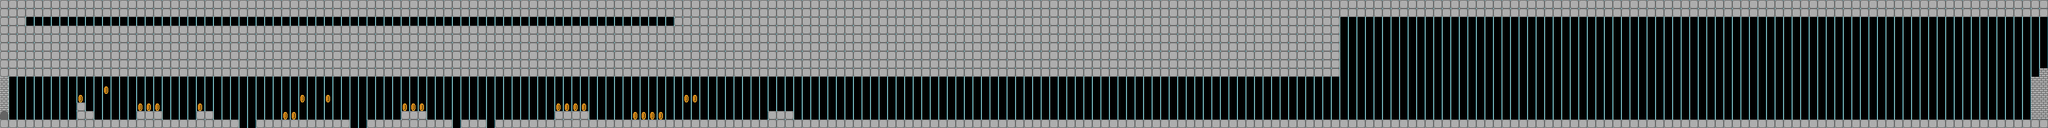

A level layout from a 2D game, rendered from its tile map. Below: a short description, then the map file with tile-grid data replaced by summaries:
An orthogonal 240x15 tile map with 16x16 px tiles, 3 tile layers (background, ground, coin) and 54 objects.

<map version="1.0" orientation="orthogonal" renderorder="right-down" width="240" height="15" tilewidth="16" tileheight="16" nextobjectid="115">
 <tileset firstgid="1" name="tileset_gutter" tilewidth="16" tileheight="16" spacing="2" margin="1" tilecount="924" columns="33">
  <image source="tileset_gutter.png" width="594" height="504" />
 </tileset>
 <layer name="background" width="240" height="15">
  <data>[3600 cells, 3600 non-empty, 1 distinct tile ids]</data>
 </layer>
 <layer name="ground" width="240" height="15">
  <data>[3600 cells, 1771 non-empty, 3 distinct tile ids]</data>
 </layer>
 <objectgroup name="ground">
  <object id="28" x="960" y="224" width="448" height="16" />
  <object id="29" x="1040" y="208" width="48" height="16" />
  <object id="30" x="0" y="160" width="16" height="64" />
  <object id="31" x="0" y="144" width="16" height="16" />
  <object id="32" x="144" y="192" width="16" height="16" />
  <object id="34" x="0" y="224" width="96" height="16" />
  <object id="35" x="256" y="208" width="48" height="16" />
  <object id="39" x="752" y="208" width="48" height="16" />
  <object id="40" x="1056" y="208" width="32" />
  <object id="41" x="1088" y="208" width="16" height="16" />
  <object id="42" x="1408" y="224" width="992" height="16" />
  <object id="43" x="1440" y="208" width="48" height="16" />
  <object id="44" x="2400" y="224" width="1072" height="16" />
  <object id="45" x="3472" y="224" width="368" height="16" />
  <object id="46" x="3808" y="144" width="32" height="80" />
  <object id="47" x="3824" y="128" width="16" height="16" />
  <object id="51" x="160" y="208" width="16" height="16" />
  <object id="52" x="144" y="208" width="16" height="16" />
  <object id="53" x="368" y="208" width="32" height="16" />
  <object id="54" x="0" y="80" width="1264" height="64" />
  <object id="57" x="1264" y="32" width="1248" height="112" />
  <object id="109" x="96" y="224" width="352" height="16" />
  <object id="110" x="480" y="224" width="32" height="16" />
  <object id="111" x="512" y="224" width="144" height="16" />
  <object id="112" x="688" y="224" width="160" height="16" />
  <object id="113" x="864" y="224" width="48" height="16" />
  <object id="114" x="928" y="224" width="32" height="16" />
 </objectgroup>
 <layer name="coin" width="240" height="15">
  <data>[3600 cells, 23 non-empty, 1 distinct tile ids]</data>
 </layer>
 <objectgroup name="coin">
  <object id="77" x="144" y="176" width="16" height="16" />
  <object id="78" x="192" y="160" width="16" height="16" />
  <object id="79" x="256" y="192" width="16" height="16" />
  <object id="80" x="272" y="192" width="16" height="16" />
  <object id="82" x="288" y="192" width="16" />
  <object id="83" x="368" y="192" width="16" height="16" />
  <object id="84" x="528" y="208" height="16" />
  <object id="85" x="528" y="208" width="16" height="16" />
  <object id="86" x="544" y="208" width="16" height="16" />
  <object id="87" x="560" y="176" width="16" height="16" />
  <object id="88" x="608" y="176" width="16" height="16" />
  <object id="89" x="752" y="192" height="16" />
  <object id="90" x="752" y="192" width="16" height="16" />
  <object id="91" x="768" y="192" width="16" height="16" />
  <object id="92" x="784" y="192" width="16" height="16" />
  <object id="93" x="463" y="-286" />
  <object id="94" x="1040" y="192" width="16" height="16" />
  <object id="95" x="1056" y="192" width="16" height="16" />
  <object id="96" x="1072" y="192" width="16" />
  <object id="97" x="1088" y="192" width="16" />
  <object id="98" x="1184" y="208" width="16" height="16" />
  <object id="99" x="1200" y="208" width="16" />
  <object id="100" x="1216" y="208" width="16" />
  <object id="101" x="1232" y="208" width="16" height="16" />
  <object id="106" x="1280" y="176" height="16" />
  <object id="107" x="1280" y="176" width="16" height="16" />
  <object id="108" x="1296" y="176" width="16" height="16" />
 </objectgroup>
</map>
